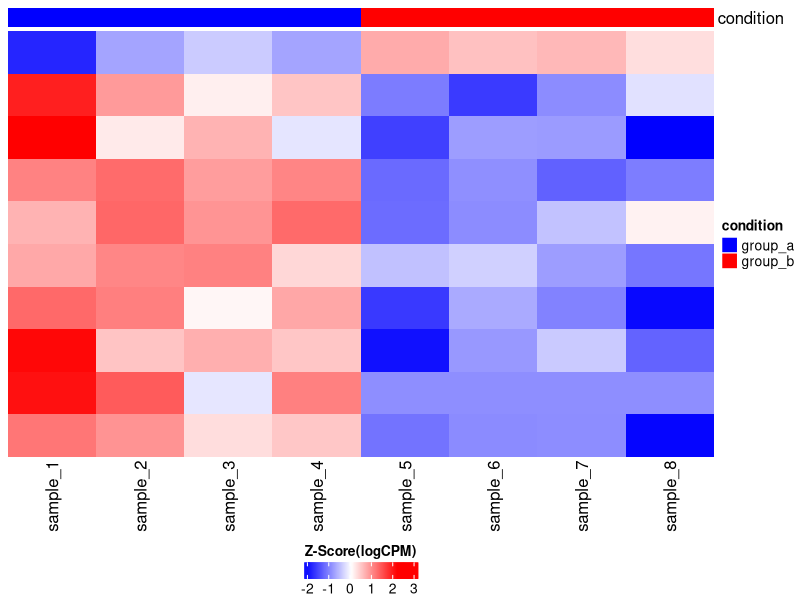

Source code (R):
#---- set up libraries----------------------------------------------------------
library(ComplexHeatmap)
library(ggplot2)
library(readr)

#---- read files ---------------------------------------------------------------
matrix <- read.csv("matrix.csv", row.names = 1)
group <- read.csv("group.csv")

#---- set up parameters --------------------------------------------------------
condition <- group$group # group information for samples
color_heatmap <- c("blue","white","red") # color for heatmap
color_group <- c('group_a' = 'blue', 'group_b' = 'red') # color for different group
file_name <- 'example.pdf' # file name
width <- 8 # width of plot
height <- 10 # height of plot
show_row_names <- FALSE # show gene names or not
cluster_rows <- FALSE # cluster genes or not
cluster_columns <- FALSE # cluster samples of not

#---- heatmap function ---------------------------------------------------------
heatmap <- function(matrix,condition,color_heatmap,color_group,file_name,width,height,show_row_names,cluster_rows,cluster_columns)
{
  color <- colorRampPalette(colors = color_heatmap)(100)
  colAnn <- HeatmapAnnotation(df = data.frame(condition = condition),
                              col = list('condition' = color_group))
  heatmap_legend = list(title= "Z-Score(logCPM)", title_position = "topcenter", legend_direction="horizontal")
  pdf(file_name,width = width, height = height)
  p <- Heatmap(as.matrix(matrix), 
               show_row_names = show_row_names,
               cluster_rows = cluster_rows, 
               cluster_columns = cluster_columns,
               col = color, 
               top_annotation=colAnn,
               heatmap_legend_param = heatmap_legend)
  draw(p, merge_legend = FALSE, heatmap_legend_side = "bottom",annotation_legend_side = "right")
  dev.off()
}

#---- heatmap ------------------------------------------------------------------
heatmap(matrix,condition,color_heatmap,color_group,file_name,width,height,show_row_names,cluster_rows,cluster_columns)
